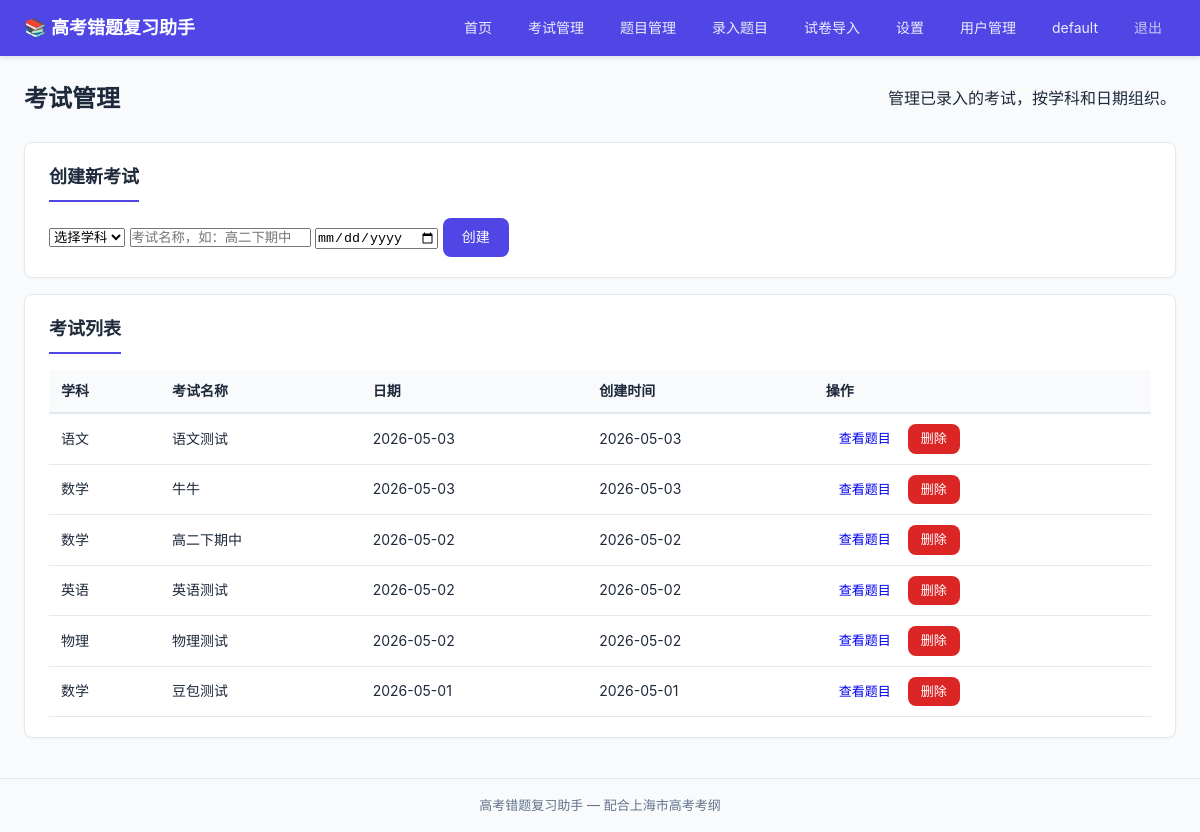
The page /exams (signed in) on the database as committed earlier.
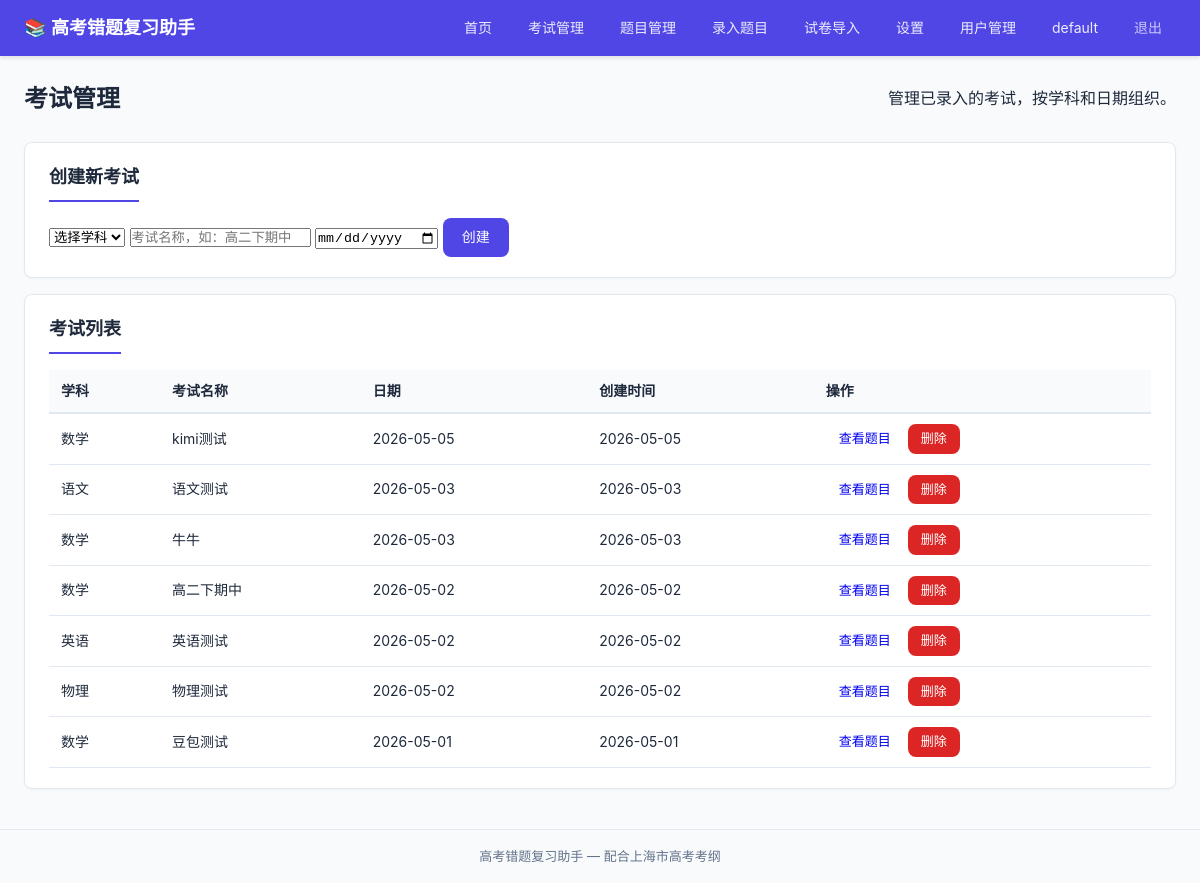
The same page on the database as committed later.
### tables this page shows
CREATE TABLE exams (
            id          INTEGER PRIMARY KEY AUTOINCREMENT,
            subject_id  INTEGER NOT NULL REFERENCES subjects(id),
            name        TEXT    NOT NULL,
            exam_date   DATE,
            created_at  TIMESTAMP DEFAULT CURRENT_TIMESTAMP, user_id INTEGER NOT NULL DEFAULT 1,
            UNIQUE(subject_id, name)
        );

CREATE TABLE subjects (
            id          INTEGER PRIMARY KEY AUTOINCREMENT,
            name        TEXT    NOT NULL UNIQUE,
            created_at  TIMESTAMP DEFAULT CURRENT_TIMESTAMP
        );

### routes/exams.py (the view)
@exams_bp.route('/exams')
@login_required
def list_exams():
    user_id = session['user_id']
    subjects = get_all_subjects()
    exams = get_all_exams(user_id)
    return render_template('exams/list.html', subjects=subjects, exams=exams)

### app.py (called while the page is built)
@app.before_request
def load_logged_in_user():
    user_id = session.get('user_id')
    g.current_user = get_user_by_id(user_id) if user_id else None

@app.context_processor
def inject_global_template_vars():
    return {
        'current_user': g.get('current_user'),
    }

### database/__init__.py (called while the page is built)
def get_db():
    if 'db' not in g:
        g.db = sqlite3.connect(DATABASE_PATH)
        g.db.row_factory = sqlite3.Row
        g.db.execute("PRAGMA foreign_keys = ON")
    return g.db

### models/exam.py (called while the page is built)
def get_all_exams(user_id=None):
    db = get_db()
    query = (
        "SELECT e.*, s.name as subject_name FROM exams e "
        "JOIN subjects s ON e.subject_id = s.id WHERE 1=1"
    )
    params = []
    if user_id is not None:
        query += " AND e.user_id = ?"
        params.append(user_id)
    query += " ORDER BY e.exam_date DESC, e.id DESC"
    return db.execute(query, params).fetchall()

### models/subject.py (called while the page is built)
def get_all_subjects():
    db = get_db()
    return db.execute("SELECT * FROM subjects ORDER BY id").fetchall()

### templates/exams/list.html (shortened to what this page needs)
{% extends "base.html" %}
{% block content %}
<div class="page-header">
    <h1>考试管理</h1>
    <p>管理已录入的考试，按学科和日期组织。</p>
</div>
<div class="card">
    <h2>创建新考试</h2>
    <form method="POST" action="{{ url_for('exams.create') }}" class="inline-form">
        <select name="subject_id" required>
            <option value="">选择学科</option>
        </select>
        <input type="text" name="name" placeholder="考试名称，如：高二下期中" required>
        <input type="date" name="exam_date" placeholder="考试日期（可选）">
        <button type="submit" class="btn btn-primary">创建</button>
    </form>
</div>
<div class="card">
    <h2>考试列表</h2>
    {% if exams %}
    <table class="data-table">
        <thead>
            <tr>
                <th>学科</th>
                <th>考试名称</th>
                <th>日期</th>
                <th>创建时间</th>
                <th>操作</th>
            </tr>
        </thead>
        <tbody>
            {% for e in exams %}
            <tr>
                <td>{{ e.subject_name }}</td>
                <td>{{ e.name }}</td>
                <td>{{ e.exam_date or '-' }}</td>
                <td>{{ e.created_at[:10] if e.created_at else '-' }}</td>
                <td>
                    <a href="{{ url_for('questions.list_questions', exam_id=e.id) }}" class="btn btn-small">查看题目</a>
                    <form method="POST" action="{{ url_for('exams.delete', exam_id=e.id) }}" style="display:inline" onsubmit="return confirm('删除考试将同时删除其下所有题目，确定？')">
                        <button type="submit" class="btn btn-danger btn-small">删除</button>
                    </form>
                </td>
            </tr>
            {% endfor %}
        </tbody>
    </table>
    {% else %}
    <p class="empty-state">还没有创建任何考试，请先创建考试再录入题目。</p>
    {% endif %}
</div>
{% endblock %}

Rows that differ between the two databases and show on the page:
added exams: subject_name "数学", name "kimi测试", exam_date "2026-05-05", created_at "2026-05-05"
